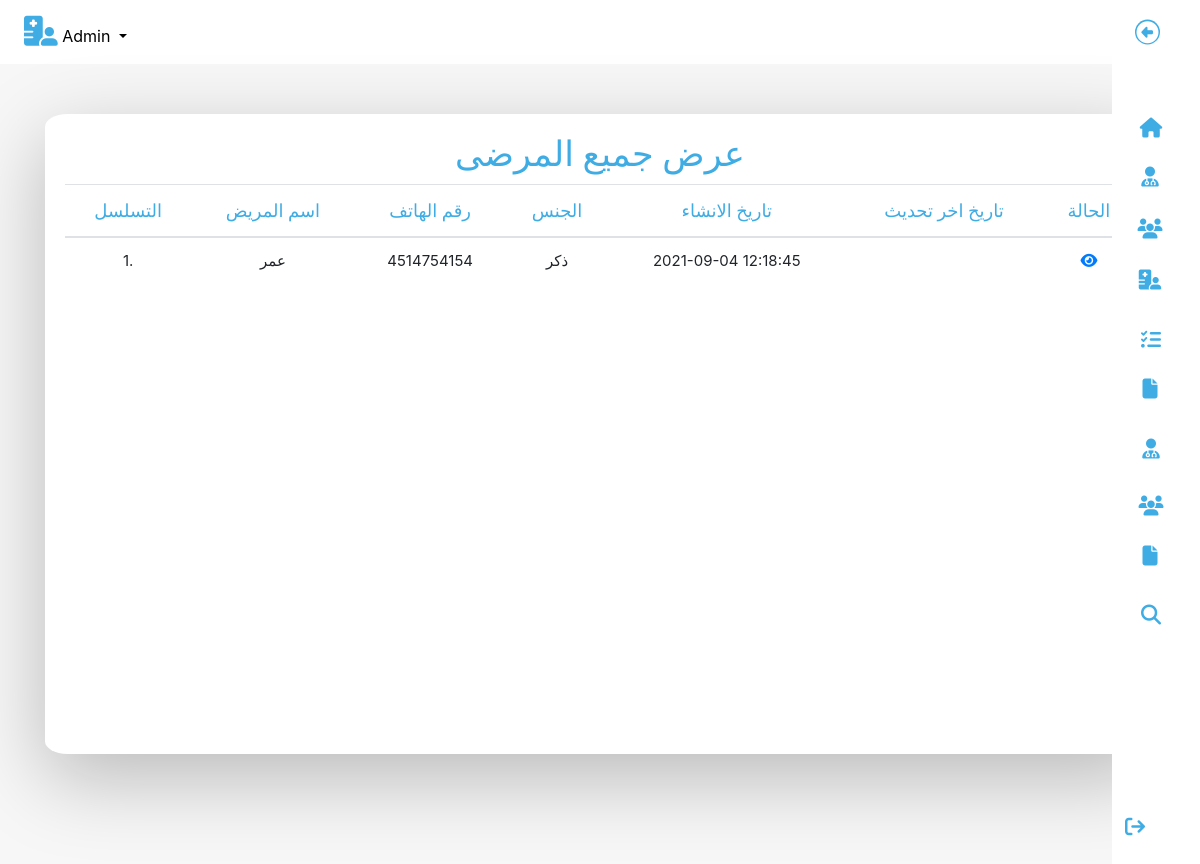
Screenshot of /hms/admin/manage-patient.php (signed in) with the database file from the repository.
### tables this page shows
CREATE TABLE `tblpatient` (
  `ID` int(10) NOT NULL,
  `Docid` int(10) DEFAULT NULL,
  `PatientName` varchar(200) DEFAULT NULL,
  `PatientContno` bigint(10) DEFAULT NULL,
  `PatientEmail` varchar(200) DEFAULT NULL,
  `PatientGender` varchar(50) DEFAULT NULL,
  `PatientAdd` mediumtext DEFAULT NULL,
  `PatientAge` int(10) DEFAULT NULL,
  `PatientMedhis` mediumtext DEFAULT NULL,
  `CreationDate` timestamp NULL DEFAULT current_timestamp(),
  `UpdationDate` timestamp NULL DEFAULT NULL ON UPDATE current_timestamp()
);

### hms/admin/manage-patient.php (the view, shortened to what this page needs)
<?php
include('include/config.php');
?>
<!DOCTYPE html>
<html lang="en">
<head>
	<link rel="stylesheet" href="https://cdn.jsdelivr.net/npm/bootstrap@4.6.1/dist/css/bootstrap.min.css">
	<link rel="stylesheet" href="https://cdnjs.cloudflare.com/ajax/libs/font-awesome/6.1.1/css/all.min.css" />
	<link rel="stylesheet" href="../../css/style2.css">
</head>
<body>
	<div id="app">
		<?php include('include/sidebar.php'); ?>
		<?php include('include/header.php'); ?>
		<div class="main">
			<div class="container" id="container">
				<div class="tablediv">
					<h3 class="over-title margin-bottom-15">عرض <span class="text-bold">جميع المرضى</span></h3>
					<table class="table " id="sample-table-1">
						<thead>
							<tr>
								<th class="center">التسلسل</th>
								<th>اسم المريض</th>
								<th>رقم الهاتف</th>
								<th>الجنس </th>
								<th>تاريخ الانشاء </th>
								<th>تاريخ اخر تحديث </th>
								<th>الحالة</th>
							</tr>
						</thead>
						<tbody>
							<?php
							$sql = mysqli_query($con, "select * from tblpatient");
							$cnt = 1;
							while ($row = mysqli_fetch_array($sql)) {
							?>
								<tr>
									<td class="center"><?php echo $cnt; ?>.</td>
									<td class="hidden-xs"><?php echo $row['PatientName']; ?></td>
									<td><?php echo $row['PatientContno']; ?></td>
									<td><?php echo $row['PatientGender']; ?></td>
									<td><?php echo $row['CreationDate']; ?></td>
									<td><?php echo $row['UpdationDate']; ?>
									</td>
									<td>
										<a href="view-patient.php?viewid=<?php echo $row['ID']; ?>"><i class="fa fa-eye"></i></a>
									</td>
								</tr>
							<?php
								$cnt = $cnt + 1;
							} ?>
						</tbody>
					</table>
				</div>
			</div>
		</div>
	</div>
</body>
</html>

### css/style2.css (style rules this page uses)
* { margin: 0; padding: 0; box-sizing: border-box; }
.main { background-color: #f7f7f7; min-height: 100vh; padding-top: 20px; }
.main h3 { text-align: center; color: #3face4; font-size: 35px; font-family: 'Amiri', serif; }
.tablediv { padding: 20px; text-align: right; background-color: white; margin: 30px auto; border-radius: 2%; border-bottom: 1px; box-shadow: 0 24px 80px hsla(0, 0%, 0%, 0.25); overflow-x: auto; min-height: 80vh; }
.tablediv table th { color: #3face4; font-size: 18px; font-family: 'Amiri', serif; font-weight: 200; text-align: center; }
.tablediv table td { font-size: 15px; text-align: center; }

### rows the page displays
tblpatient: PatientName "عمر", PatientContno "4514754154", PatientGender "ذكر", CreationDate "2021-09-04 12:18:45"
